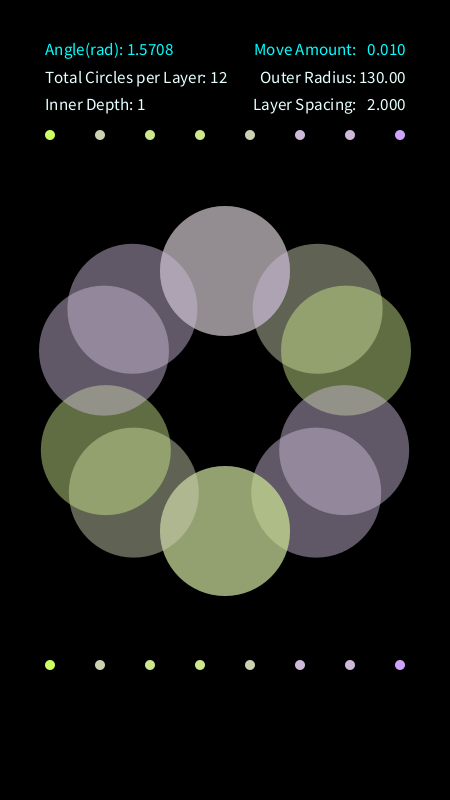
Frame 1 (no input)
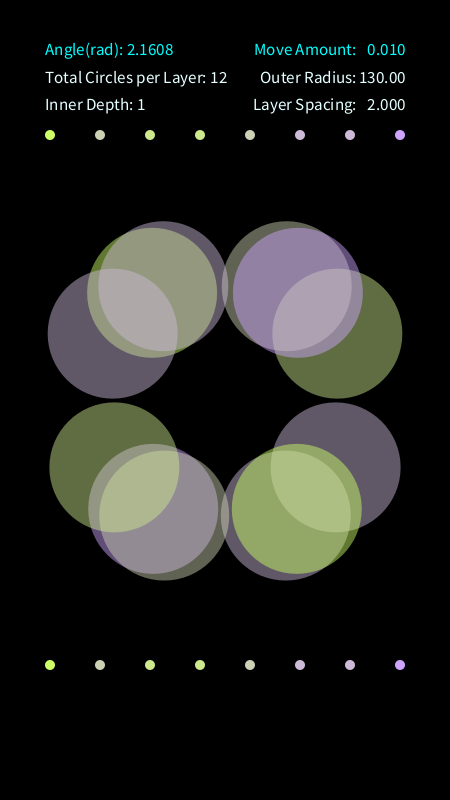
Frame 60 (the mouse pressed at the canvas centre just before this capture)
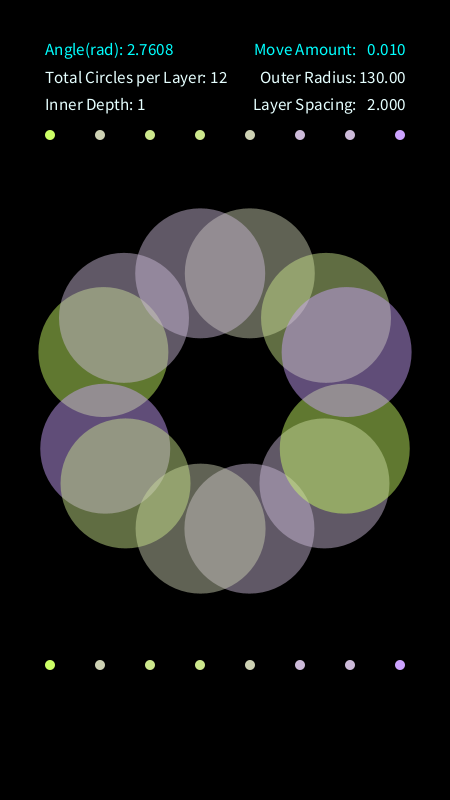
Frame 120 (the mouse held since frame 60 and released just before this capture)

The Processing sketch that drew these frames (run headless with seeded random() and noise(); from frame 60 on, the mouse is pressed at the canvas centre):

// Processing sketch: fractal_runner
// ── fractal_runner.pde
ArrayList<Integer> colors = new ArrayList<>();

// number*4 of outer circles to draw
// excluding the first and last one
// the amount of hands displayed will be 4x this number
int circleAmount = 3;
// demonstrate number of circles change in real time
//radius boundaries to display, min and max
// along with rate of change 
int minCircleAmount = 1;
int maxCircleAmount = 6;
int circleChange = 1;
boolean doCircleChange = false;

// after when to start drawing circles
// 0 means no circles are hidden
int circleHideAmount = -1;

// number of inner circle layers to draw
int innerDepth = 1;
// demonstrate number of inner circles change in real time
//radius boundaries to display, min and max
// along with rate of change 
int minDepth = 1;
int maxDepth = 5;
int depthChange = 1;
boolean doDepthChange = false;

// amount that fractal rotates from the center per frame
float moveAmount = 0.01;
// little delta that speeds up the movement along the arc
// make value > 0 if you don't want a constant pace 
// fractal will move really quickly after a while if this number is big
// e.g.: try using 0.0005
float moveChange = 0;

// radius of outermost circle in fractal
float radius = 130;
// demonstrate radius change in real time
//radius boundaries to display, min and max
// along with rate of change 
float minRadius = 5;
float maxRadius = radius;
float radiusChange = 0.5;
boolean doRadiusChange = false;

// determines distance between outer and inner circles
// larger = more spaced out
float layerSpacing = 2;
// demonstate layer spacing in real time
//boundaries of the layer spacing, min and max
// along with rate of change 
float maxLayerSpacing = 5;
float minLayerSpacing = 0.9;
float layerSpacingChange = 0.01;
boolean doLayerSpacingChange = false;

// center of the canvas
float centerX;
float centerY;

// Values on y-axis where small color palette lines are drawn 
float topY; 
float bottomY; 

// start and end colors of fractal gradient
color startColor;
color endColor;
// if true, generate random start and end colors
// if false, choose colors from preset array
boolean useRandomColors = false;
// current index of the predefined color array, if passed in
int colorArrayIndex = 0;

// start angle of the fractal
float fractalAngle = PI/2;
float initialAngle = fractalAngle;

//frame rate of redrawing
int rateFrames = 60;

//demonstrate how parameters affect fractal view
boolean doDemo = true;
//how fast each parameter is shown
int changer = 7;

void setup() {
  size(450, 800);
  background(0);
  noStroke();
  
  frameRate(rateFrames);

  // center position of the screen
  centerX = width/2;
  centerY = height/2;

  // Regenerate new colors
  if(useRandomColors){
    colorArray(circleAmount, colors, startColor, endColor);
  } else{
    colorArray(circleAmount, colors, seasons);
  }
  
  // set coordinates and move amount for color palette lines
  topY = centerY - height/4 - radius/2;
  bottomY = centerY + height/4 + radius/2;

}

void draw() {     

    //UNCOMMENT IF YOU WANT TO SEE DEMO OF PARAMETERS
    //doDemo();
    
    drawCircleFractal(seasons);
    
  // draw preset "sunset" colored fractal
  //drawCircles(6, 200, 100);
}

void doDemo(){
  if(frameCount == rateFrames){
    circleAmount = 1;
    doCircleChange = true;
  }
  
  if(frameCount == rateFrames * changer * 2){
    innerDepth = 1;
    doCircleChange = false;
    doDepthChange = true;
  }
  
  if(frameCount == rateFrames * changer * 3){
    radius = 130;
    doDepthChange = false;
    doRadiusChange = true;
  }
  
  if(frameCount == rateFrames * changer * 4){
    layerSpacing = 2;
    doRadiusChange = false;
    doLayerSpacingChange = true;
  }
  
  if(frameCount == rateFrames * changer * 5){
    doLayerSpacingChange = false;
    moveAmount = 0.01;
  }
  
  if(frameCount == rateFrames * changer * 6){
    moveAmount = 0;
    frameCount = 0;
  }
  
}


void handleParameterChanges(){
  
  // move amount
  if(abs(moveAmount) > 0){
    if (moveChange < 0) {
      moveAmount-=moveChange;
    } else {
      moveAmount+=moveChange;
    }
  }

  // number of circles in outer later change
  if (doCircleChange && (circleAmount >= maxCircleAmount || circleAmount <= minCircleAmount)) {
      // bind the parameter so its within the specified range
     if (circleAmount >= maxCircleAmount){
       circleAmount = maxCircleAmount;
       circleChange = -abs(circleChange);
     }
      if (circleAmount <= minCircleAmount){
       circleAmount = minCircleAmount;
       circleChange = abs(circleChange);
     }
  }
  
  // radius of outermost circle 
  if(doRadiusChange && (radius >= maxRadius || radius <= minRadius)){; 
      if (radius >= maxRadius){
        radius = maxRadius;
        radiusChange = -abs(radiusChange);
      }
      if (radius <= minRadius){
        radius = minRadius;
        radiusChange = abs(radiusChange);
      }
  }
  
  if(doLayerSpacingChange && (layerSpacing >= maxLayerSpacing || layerSpacing <= minLayerSpacing)){
       layerSpacingChange = -layerSpacingChange; 
      if (layerSpacing >= maxLayerSpacing){
        layerSpacing = maxLayerSpacing;
        layerSpacingChange = -abs(layerSpacingChange);
      }
      if (radius <= minRadius){
        layerSpacing = minLayerSpacing;
        layerSpacingChange = abs(layerSpacingChange);
      }
  }
  
  if(doDepthChange && (innerDepth >= maxDepth || innerDepth <= minDepth)){
    // bind the parameter so its within the specified range
     if (innerDepth >= maxDepth){
       innerDepth = maxDepth;
       depthChange = -abs(depthChange);
     }
      if (innerDepth <= minDepth){
       innerDepth = minDepth;
       depthChange = abs(depthChange);
     }
  }
}


void displayParameters(){
  // display parameters 
  textSize(17);
  color regular = color(230, 255, 255); 
  color changedParameter = color(0, 408, 612);
  fill(regular);
  
  textAlign(LEFT);
  
  fill(abs(moveAmount) > 0 ? changedParameter: regular);
  text("Angle(rad): " + nf(fractalAngle, 0, 4), centerX - width/2.5, topY - height/10); 
  
  fill(doCircleChange ? changedParameter : regular);
  text("Total Circles per Layer: " + circleAmount*4, centerX - width/2.5, 1.5*(topY - height/10)); 
  
  fill(doDepthChange ? changedParameter : regular);
  text("Inner Depth: " + innerDepth, centerX - width/2.5, 2*(topY - height/10)); 
  
  textAlign(RIGHT);
  
  fill(abs(moveAmount) > 0 ? changedParameter: regular);
  text("Move Amount: ", centerX + width/2.5 - width/10, topY - height/10); 
  text(moveAmount, centerX + width/2.5, topY - height/10); 
  
  fill(doRadiusChange ? changedParameter : regular);
  text("Outer Radius: ", centerX + width/2.5 - width/10, 1.5*(topY - height/10)); 
  //round to two decimal places for better readability
  text(nf(radius, 0, 2), centerX + width/2.5, 1.5*(topY - height/10)); 
  
  fill(doLayerSpacingChange ? changedParameter : regular);
  text("Layer Spacing: ", centerX + width/2.5 - width/10, 2*(topY - height/10));
  text(layerSpacing, centerX + width/2.5, 2*(topY - height/10)); 
  
}

/**
 * Draws a color palette on the canvas with circles representing colors from the provided list.
 * Two lines of circles are drawn, one at topLineY and the other at bottomLineY.
 * The circles are evenly distributed horizontally based on the canvas width.
 *
 * @param colors       The list of colors to be represented in the color palette.
 * @param topLineY     The y-coordinate of the top line of circles in the color palette.
 * @param bottomLineY  The y-coordinate of the bottom line of circles in the color palette.
 */
 void drawColorPalette(ArrayList<Integer> colors, 
 float topLineY,
 float bottomLineY){
  for (int i = 0; i < colors.size(); i++) {
    fill(colors.get(i));
    
    // Calculate the x-coordinate based on the width of the canvas
    float x = map(i, 0, colors.size() - 1, 50, width - 50);
    
    // draw top and bottom color palette lines
    circle(x, topLineY, 10);
    circle(x, bottomLineY, 10);
  }
 }

/**
 * Generates a random startColor and endColor, then populates an ArrayList with a gradient of colors from
 * "startColor" to "endColor" using recursive color interpolation. The resulting colors are stored
 * in "colors", with the startColor at the beginning and the endColor at the end.
 *
 * @param numColors   The number of colors in the gradient, excluding 
 *                    startColor and endColor.
 * @param colors      The ArrayList to store the generated colors.
 * @param startColor  The initial color of the gradient.
 * @param endColor    The final color of the gradient.
 */
 void colorArray(int numColors, 
 ArrayList<Integer> colors, 
 color startColor,
 color endColor){
  // generates a random startColor and endColor
  startColor = color(random(100, 255), random(100, 255), random(100, 255));
  endColor = color(random(100, 255), random(100, 255), random(100, 255));
  // generates a gradient of colors from "startColor" to 
  // "endColor" to the array passed in, in-place
  colors.clear();
  populateColors(numColors, colors, startColor, endColor);
 }
 
 /**
 * Gets the next start and end color, then populates an ArrayList with a gradient of colors from
 * "startColor" to "endColor" using recursive color interpolation. The resulting colors are stored
 * in "colors", with the startColor at the beginning and the endColor at the end.
 *
 * @param numColors         The number of colors in the gradient, excluding 
 *                          startColor and endColor.
 * @param colors            The ArrayList to store the generated colors.
 * @param predefinedColors  The initial color of the gradient.
 */
 void colorArray(int numColors, 
 ArrayList<Integer> colors, 
 color[][] predefinedColors){
  
  // wrap back to the first index if at the end 
  if(colorArrayIndex == predefinedColors.length){
    colorArrayIndex = 0;
  }
  
  // grabs next startColor and endColor
  startColor = predefinedColors[colorArrayIndex][0];
  endColor = predefinedColors[colorArrayIndex][1];
  colors.clear();
  populateColors(numColors, colors, startColor, endColor);
  
  // increment index so that next colors will show up on next cycle
  colorArrayIndex++;
 }

/**
 * Recursively populates an ArrayList with a gradient of colors between the given startColor and endColor.
 * The number of colors in the gradient is determined by the numColors parameter,
 * which corresponds to the number of outer circles in the fractal.
 *
 * @param numColors   The number of colors in the gradient, excluding startColor and endColor.
 * @param colors      The ArrayList to store the generated colors.
 * @param startColor  The initial color of the gradient.
 * @param endColor    The final color of the gradient.
 */

 void populateColors(int numColors, 
 ArrayList<Integer> colors, 
 color startColor, 
 color endColor){
  
   // add firstColor only at the start
   if(colors.isEmpty()){
     colors.add(startColor);
   }
   
   // stop the recursive generation when max colors have been reached
   if(numColors <= 0){
     // add the last color
     colors.add(endColor);
     return;
   }
  
   // generate a new color that takes an "average" / 
   // halfway color of the two colors passed in 
   color generatedLerpColor = lerpColor(startColor, endColor, 0.5);
   colors.add(generatedLerpColor);
   
   // generate the half-way color of the first half 
   populateColors(numColors - 2, colors, startColor, generatedLerpColor);
   // generate the half-way color of the second half 
   populateColors(numColors - 2, colors, generatedLerpColor, endColor);
}

// ── circle_fractal.pde
void drawCircleFractal(color[][] colorList){
  
    // clear the background on each frame
    background(0);
    displayParameters();

    // draw the color palette lines on each frame 
    // so they won't be lost / cleared
    drawColorPalette(colors, topY, bottomY);
  
    // always draw fractal at center of screen
    translate(centerX, centerY);
    
    // left fractal
    drawFractal(circleAmount, fractalAngle, radius, 0, 0, innerDepth); 
    // right fractal
    drawFractal(circleAmount, fractalAngle, -radius, 0, 0, innerDepth);
    
    // rotate fractal (in radians) by a small amount each frame
    fractalAngle += moveAmount;
        
    // check if the fractal has traveled half a circle
    if((abs(fractalAngle - initialAngle) >= (initialAngle + PI) && moveAmount > 0)
    || (fractalAngle - initialAngle <= (initialAngle - PI) && moveAmount < 0)
    || (moveAmount == 0 && frameCount % rateFrames == 0)){
      
      if(doCircleChange){
        circleAmount += circleChange;
      } 
     
      if(doDepthChange){
        innerDepth += depthChange;
      }
      
      if(colorList == null){
          // Regenerate new random colors 
          colorArray(circleAmount, colors, startColor, endColor);
      } else{
        // generate gradient scale of colors from the two endpoints
        // in the predefined list passed in
          colorArray(circleAmount, colors, colorList);
      }

      // start moving fractal in the opposite direction
      moveAmount = -moveAmount;
    }
    
    if(doRadiusChange){
      radius += radiusChange;
    } 
    
    if(doLayerSpacingChange){
      layerSpacing += layerSpacingChange;
    } 
    
    handleParameterChanges();
}

/**
 * Recursively draws concentric circles at different radii
 * based on the following parameters.
 *
 * @param depth          The recursion depth, determining the number of 
 *                       concentric circles to draw.
 * @param angle          The angle at which the circles are drawn.
 * @param radius         The initial radius of the outermost circles.
 * @param negativeAngle  Indicates whether the circles are drawn in the 
 *                       negative angle direction.
 */
void drawInnerCircles(int depth, float angle, float radius, boolean negativeAngle, int colorIndex){
  
    // base case, inner most circle reached
    if(depth == 0){
      return;
    }

    // draws inner circles recursively on either side depending on the value
    // of negativeAngle
    if(negativeAngle){
      fill(colors.get(colorIndex), 120);
      circle((radius+depth) * cos(-angle), (radius-depth) * sin(-angle), radius);
    } else{
      fill(colors.get(colors.size() - 1 - colorIndex), 120);   
      circle((radius-depth) * cos(angle), (radius+depth) * sin(angle), radius);
    }
  
  drawInnerCircles(depth - 1, angle, radius/layerSpacing, negativeAngle, colorIndex);
}

/**
 * Recursively draws a fractal pattern composed of concentric circles at different radii, with each layer
 * having a distinct color. The depth of recursion determines the number of outer-circles in the fractal.
 *
 * @param depth       The recursion depth, determining the number of concentric circle layers in the fractal.
 * @param angle       The angle at which the circles are drawn.
 * @param radius      The initial radius of the outermost circle in the current layer.
 * @param colorIndex  The index of the color in the gradient used for the current layer.
 * @param reached     The number of times the recursion has reached this point.
 */
void drawFractal(int depth, float angle, float radius, int colorIndex, int reached, int innerDepth){
  
  // base case, circle at last angle drawn
  if(depth == 0){
    return;
  }
  
  // prevents the extra circles from being drawn
  if (reached >= circleHideAmount){
    // draw all the inner circles for both "halfway" points 
    // drawn at the current interation
    drawInnerCircles(innerDepth, angle, radius, true, colorIndex);
    drawInnerCircles(innerDepth, angle, radius, false, colorIndex);
  }
  
  // draw the next outer circle 
  drawFractal(depth-1, angle/2, radius, colorIndex + 1, reached+1, innerDepth);
  
}

// ── list_of_colors.pde
color[][] seasons = {
  {color(204, 255, 102), color(205, 163, 255)}, // spring
  {color(251, 255, 128), color(135, 206, 250)}, // summer
  {color(244, 250, 155), color(201, 57, 4)}, // fall
  {color(117, 216, 255), color(255, 255, 255)}, // winter
};

// ── preset_color_fractal.pde
void drawCircles(int depth, int radius, int amount){
  if(depth == 0){
    return;
  }
  
  fill(color(255, 0, 0), 90);
  circle(centerX, centerY - amount, radius);
  
  fill(color(255, 0, 102), 90);
  circle(centerX + amount/1.5, centerY - amount/1.5, radius);

  fill(color(255, 94, 0), 90);
  circle(centerX + amount, centerY, radius);
  
  fill(color(255, 145, 0), 90);
  circle(centerX + amount/1.5, centerY + amount/1.5, radius);
  
  fill(color(255, 196, 0), 90);
  circle(centerX, centerY + amount, radius);
  
  fill(color(255, 145, 0), 90);
  circle(centerX - amount/1.5, centerY + amount/1.5, radius);
  
  fill(color(255, 94, 0), 90);
  circle(centerX - amount, centerY, radius);
  
  fill(color(255, 0, 102), 90);
  circle(centerX - amount/1.5, centerY - amount/1.5, radius);

 
  drawCircles(depth-1, radius/2, amount-10);
  
}
